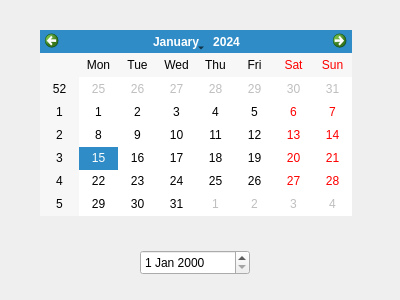
<?xml version="1.0" encoding="UTF-8"?>
<ui version="4.0">
 <class>Dialog</class>
 <widget class="QDialog" name="Dialog">
  <property name="geometry">
   <rect>
    <x>0</x>
    <y>0</y>
    <width>400</width>
    <height>300</height>
   </rect>
  </property>
  <property name="windowTitle">
   <string>Dialog</string>
  </property>
  <widget class="QCalendarWidget" name="calendarWidget">
   <property name="geometry">
    <rect>
     <x>40</x>
     <y>30</y>
     <width>312</width>
     <height>186</height>
    </rect>
   </property>
  </widget>
  <widget class="QDateEdit" name="dateEdit">
   <property name="geometry">
    <rect>
     <x>140</x>
     <y>250</y>
     <width>110</width>
     <height>25</height>
    </rect>
   </property>
  </widget>
 </widget>
 <resources/>
 <connections/>
</ui>
